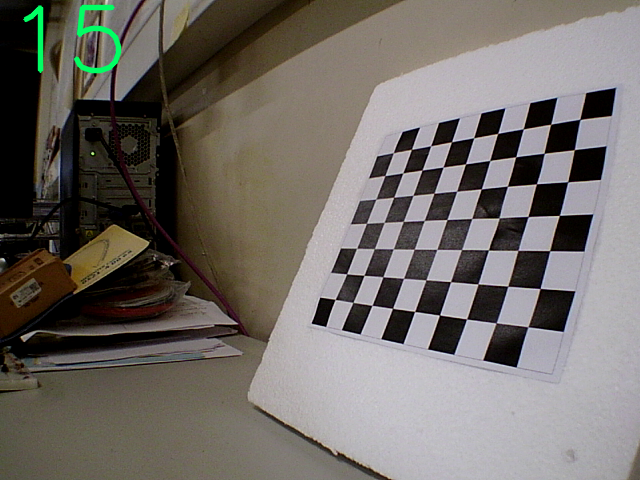
#> input picture src/Camera/images/img_0000.png, 640 x 480 px; its folder holds 4 pictures in this run
$ python calibration.py
#> lines starting #> are read from the running program, lines starting #| are printed output that depends on the picture; after the words box and inside, x2 and y2 are one past the last pixel; in counts of white or black regions, pixels touching at a corner belong together
import numpy as np
import cv2 as cv
import glob
import pickle
import os


################ FIND CHESSBOARD CORNERS - OBJECT POINTS AND IMAGE POINTS #############################

b = 7
a = 9
#chessboardSize = (9,6)
chessboardSize = (a, b)
frameSize = (640,480)


# termination criteria
criteria = (cv.TERM_CRITERIA_EPS + cv.TERM_CRITERIA_MAX_ITER, 30, 0.001)


# prepare object points, like (0,0,0), (1,0,0), (2,0,0) ....,(6,5,0)
objp = np.zeros((chessboardSize[0] * chessboardSize[1], 3), np.float32)
objp[:,:2] = np.mgrid[0:chessboardSize[0],0:chessboardSize[1]].T.reshape(-1,2)

size_of_chessboard_squares_mm = 20
objp = objp * size_of_chessboard_squares_mm


# Arrays to store object points and image points from all the images.
objpoints = [] # 3d point in real world space
imgpoints = [] # 2d points in image plane.


#images = glob.glob('/images/*.png')
images = glob.glob(os.path.join(os.getcwd(), 'images', '*.png'))


savePath = os.path.join(os.getcwd(), "calibrated_chessboards")
if (os.path.isdir(savePath) is not True):
    try:
        os.mkdir(savePath)
    except:
        pass
#end-if-else

newImagePrefix = "img_cal_"
newImageExtension = ".png"
maxLeadingZeros = 4


imgCounter = 0
for image in images:
    print(f"Reading {image} ...")
    img = cv.imread(image)
#> img is the input picture: shape (480, 640, 3); mean B, G, R 102.9, 108, 113
    gray = cv.cvtColor(img, cv.COLOR_BGR2GRAY)
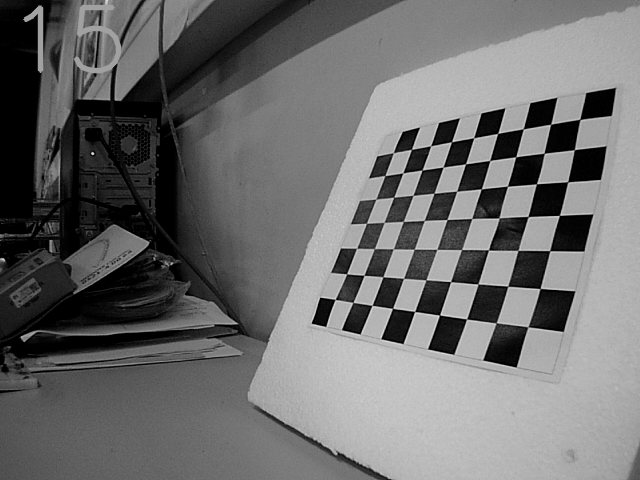
#> gray: shape (480, 640); min 0, max 230, mean 108.9

    # Find the chess board corners
    ret, corners = cv.findChessboardCorners(gray, chessboardSize, None)
#> ret = True; corners = 63 rows, first 8: [528, 327], [496.1, 322.8], [466.5, 319], [439.5, 315], [414.6, 311.5], [392.7, 308.3], [372, 305.4], [353, 302.4]

    # If found, add object points, image points (after refining them)
    if ret == True:

        objpoints.append(objp)
        corners2 = cv.cornerSubPix(gray, corners, (11,11), (-1,-1), criteria)
#> corners2 = 63 rows, first 8: [527.9, 326.7], [496.2, 322.9], [466.6, 319], [439.5, 315.1], [414.6, 311.5], [392.5, 308.4], [372, 305.4], [352.9, 302.4]
        imgpoints.append(corners)

        # Draw and display the corners
        cv.drawChessboardCorners(img, chessboardSize, corners2, ret)
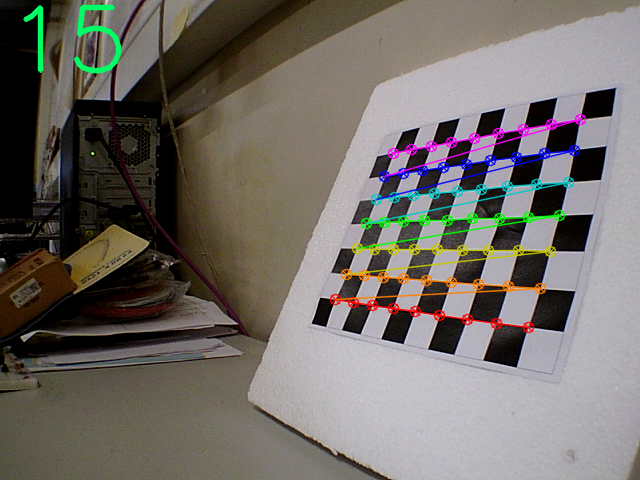
#> img: shape (480, 640, 3); 4.01% of pixels changed, all inside (x1, y1, x2, y2) = (329, 113, 587, 334)
        cv.imshow('img', img)
        cv.waitKey(1000)


        #---------------
        filename = newImagePrefix + (maxLeadingZeros - len(str(imgCounter)))*"0"+str(imgCounter) + newImageExtension
        filePath = os.path.join(savePath, filename)

        cv.imwrite(filePath, img)
        print("image saved!")
        imgCounter += 1
    else:
        print("Not found ...")
#> pass 2 of the loop `for image in images:`:
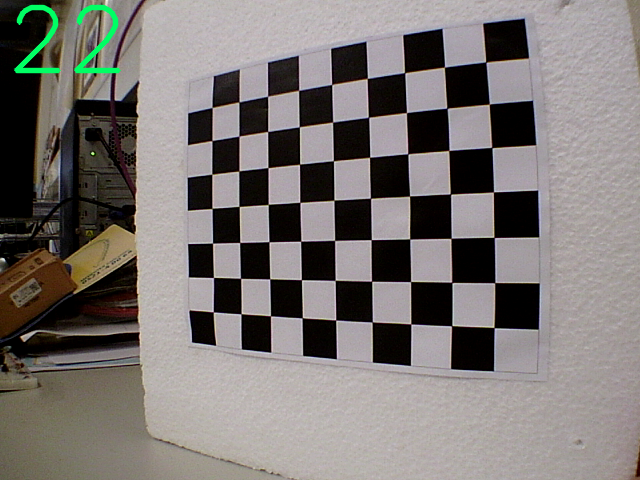
#> input picture src/Camera/images/img_0002 - Copy.png, 640 x 480 px
#> img is the input picture: shape (480, 640, 3); mean B, G, R 115, 117.7, 122.8
#> `gray = cv.cvtColor(img, cv.COLOR_BGR2GRAY)`:
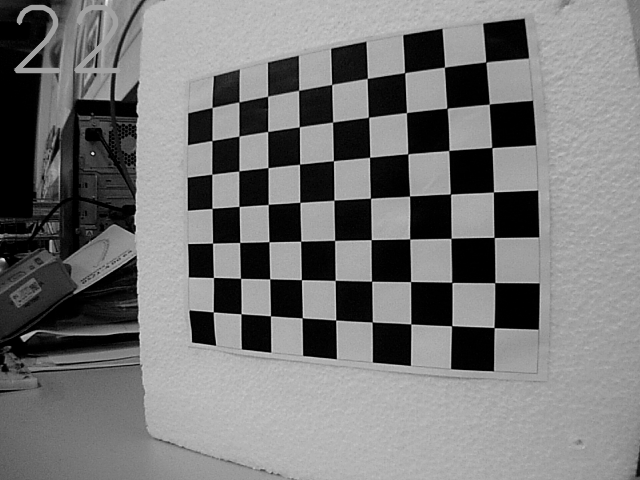
#> gray: shape (480, 640); min 0, max 245, mean 118.9
#> corners = 63 rows, first 8: [494, 327.7], [452.1, 325.8], [410.9, 324], [372, 322], [335.8, 319.9], [302, 318], [270.4, 315.9], [241, 314]
#> corners2 = 63 rows, first 8: [494.1, 327.6], [451.7, 325.7], [410.8, 323.9], [372.3, 322], [335.7, 320], [302.2, 317.8], [270.5, 315.8], [241, 313.8]
#> `cv.drawChessboardCorners(img, chessboardSize, corners2, ret)`:
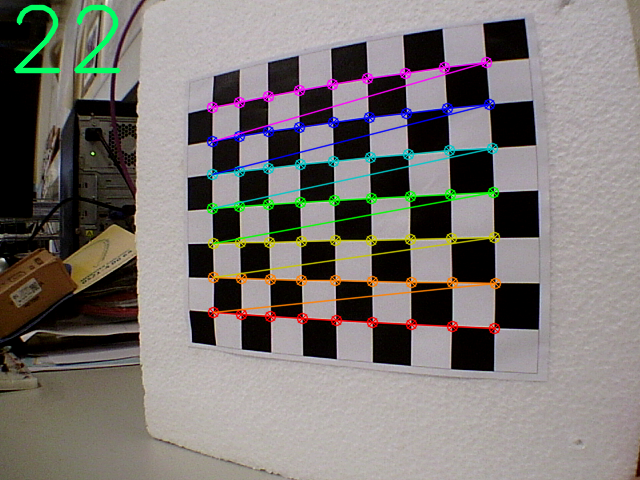
#> img: shape (480, 640, 3); 5.12% of pixels changed, all inside (x1, y1, x2, y2) = (206, 56, 502, 335)


cv.destroyAllWindows()


############## CALIBRATION #######################################################

ret, cameraMatrix, distCoeffs, rvecs, tvecs = cv.calibrateCamera(objpoints, imgpoints, frameSize, None, None)


def save2file(filename, variable):
    if (".dat" not in filename): filename += ".dat"
    savePath = os.path.join(os.getcwd(), "camera_parameters")
    filePath = os.path.join(savePath, filename)
    if (os.path.isdir(savePath) is not True):
        try:
            os.mkdir(savePath)
        except:
            pass
    #end-if-else
    with open(filePath, "w+") as fid: fid.write(str(variable))
    return
#end-def


cameraName = "C1_"

fx = cameraMatrix[0][0]
ox = cameraMatrix[0][2]
fy = cameraMatrix[1][1]
oy = cameraMatrix[1][2]

print("fx = ", fx)
print("fy = ", fy)
print("ox = ", ox)
print("oy = ", oy)

save2file(cameraName+"fx", fx)
save2file(cameraName+"fy", fy)
save2file(cameraName+"ox", ox)
save2file(cameraName+"oy", oy)


with open("cameraMatrix.dat", "+wb") as fid: np.save(fid, cameraMatrix)


print(f"ret: {ret}")
print(f"cameraMatrix: {cameraMatrix} \n")
print(f"distCoeffs: {ret}")

print("\nRVecs:")
for rvec, i in zip(rvecs, range(0,len(rvecs))):
    string = ""
    for z in rvec: string += str(z)
    print(string)
#print(f"rotation vectors: {rvecs}")

print("\nTVecs")
for tvec in tvecs:
    string = ""
    for z in tvec: string += str(z)
    print(string)
#print(f"translation vectors: {tvecs}")

#> (the run stopped early here; a loop or call above may not have finished)
